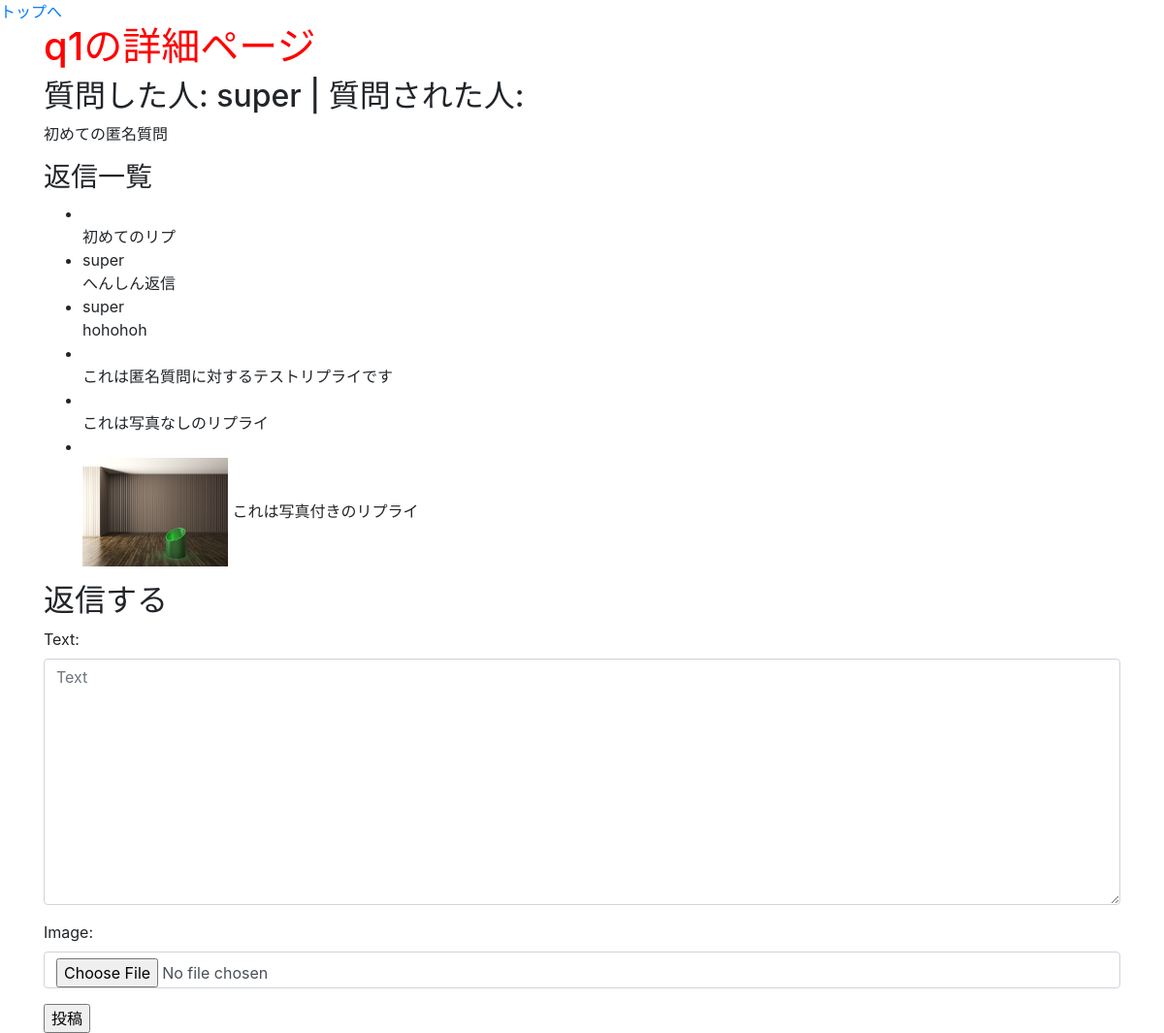
Page /question/1/ (signed in) on the committed database.
### groomings/models.py (models this page shows, shortened)
class Date(models.Model):
    created_at = models.DateTimeField(default=now)
    class Meta:
        abstract = True

class Question(Date):
    title = models.CharField(max_length=30, null=True, blank=True)
    text = models.TextField(null=False, blank=False)
    image = models.FileField(upload_to='question_image/', null=True)
    give_point = models.IntegerField(blank=False, null=False, default=5, validators=[MinValueValidator(5)])
    giver = models.ForeignKey(
        'User', on_delete=CASCADE, related_name="user_give_question"
    )
    recipient = models.ForeignKey(
        'User', on_delete=SET_NULL, null=True, related_name="user_receive_question"
    )
    good_question = models.ManyToManyField(User, related_name="user_good_question")
    good_answer = models.ManyToManyField(User, related_name="user_good_answer")
    class Meta:
        db_table = 'question'

class User(AbstractBaseUser, PermissionsMixin):
    username = models.CharField(max_length=150)
    email = models.EmailField(max_length=255, unique=True)
    point = models.IntegerField(default=50)
    follow = models.ManyToManyField(
        'self', blank=True, symmetrical=False, related_name="follower"
    )
    is_active = models.BooleanField(default=True)
    is_staff = models.BooleanField(default=False) # 管理画面にログインできるかどうか
    USERNAME_FIELD = 'email' # このテーブルのレコードを一意に識別
    REQUIRED_FIELDS = ['username'] # スーパーユーザー作成時に入力する(emailとパスワードは必須だからそれ以外で)
    objects = UserManager()

class Reply(Date):
    text = models.TextField(null=False, blank=False)
    image = models.FileField(upload_to='reply_image/', null=True)
    question = models.ForeignKey(
        'Question', on_delete=CASCADE, related_name="question_reply"
    )
    giver = models.ForeignKey(
        'User', on_delete=SET_NULL, null=True, related_name="user_give_reply"
    )
    recipient = models.ForeignKey(
        'User', on_delete=SET_NULL, null=True, related_name="user_receive_reply"
    )
    class Meta:
        db_table = 'reply'

### groomings/views.py (the view, shortened to what this page needs)
# urls.py: path(r'question/<int:question_id>/', views.question_detail, name='question_detail'), # 自分がしたかされた匿名質問の詳細ページ(<int:question_id>必要)
@login_required
def question_detail(request, question_id):
    question = Question.objects.get(pk=question_id)
    question_users = [question.giver, question.recipient]
    if not request.user in question_users: # 匿名質問した人か答える人以外はtopへリダイレクト
        return redirect('groomings:top')
    rep_form = forms.ReplyForm(request.POST or None, request.FILES or None)
    replys = question.question_reply.all()
    return render(request, 'groomings/question_detail.html', context={"question": question, "form": rep_form, "replys": replys})

### groomings/forms.py
class ReplyForm(BaseForm):
    image = forms.FileField(required=False)
    class Meta:
        model = Reply
        fields = ('text', 'image')

### groomings/templates/groomings/question_detail.html (shortened to what this page needs)
{% extends "groomings/base.html" %}
{% block content %}
    <h1>{{ question.title }}の詳細ページ</h1>
    <h2>質問した人: {{ question.giver.username }} | 質問された人: {{ question.recipient.username }}</h2>
    <p>{{ question.text }}</p>
    <h3>返信一覧</h3>
    <ul>
        {% for reply in replys %}
        <li>
            {{reply.giver.username }}<br>
            {% if reply.image %}
            <img src="{{ reply.image.url }}" width="150">
            {% endif %}
            {{ reply.text }}
        </li>
        {% endfor %}
    </ul>
    <h2>返信する</h2>
    <form method="POST" enctype="multipart/form-data">
        {{ form.as_p }}
        <input type="submit" value="投稿">
    </form>
{% endblock %}

### groomings/static/base.css (style rules this page uses)
h1 { color: red; }

### rows in the picture
Question: title "q1", giver.username "super", text "初めての匿名質問"
Reply: text "初めてのリプ"
Reply: giver.username "super", text "へんしん返信"
Reply: giver.username "super", text "hohohoh"
Reply: text "これは匿名質問に対するテストリプライです"
Reply: text "これは写真なしのリプライ"
Reply: image (picture), text "これは写真付きのリプライ"
